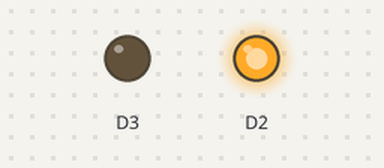
Simulated run of this sketch. Board: ESP8266 (NodeMCU). Parts: output pins drawn as LEDs (lit = HIGH).

Above: at 2.5 s.
At 7.5 s:
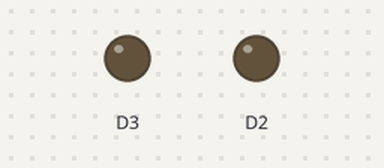
Timing chart, 0 to 13.0 s (numbered marks = the images above):
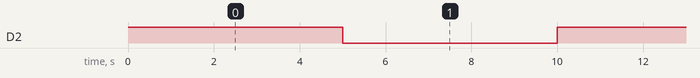

Measured:
- by itself, D2: alternates HIGH for 5.0 s and LOW for 5.0 s

The sketch:

fan_control.ino
```cpp
void setup() {
  pinMode(D2, OUTPUT);
  pinMode(D3, OUTPUT);
}

void loop() {

        // fan operate
        digitalWrite(D2, HIGH);
        digitalWrite(D3,LOW);
        digitalWrite(D4, HIGH);
        delay(5000);

        // fan stop
        digitalWrite(D2, LOW);
        digitalWrite(D3, LOW);
        digitalWrite(D4, LOW);
        delay(5000);


 }
```
